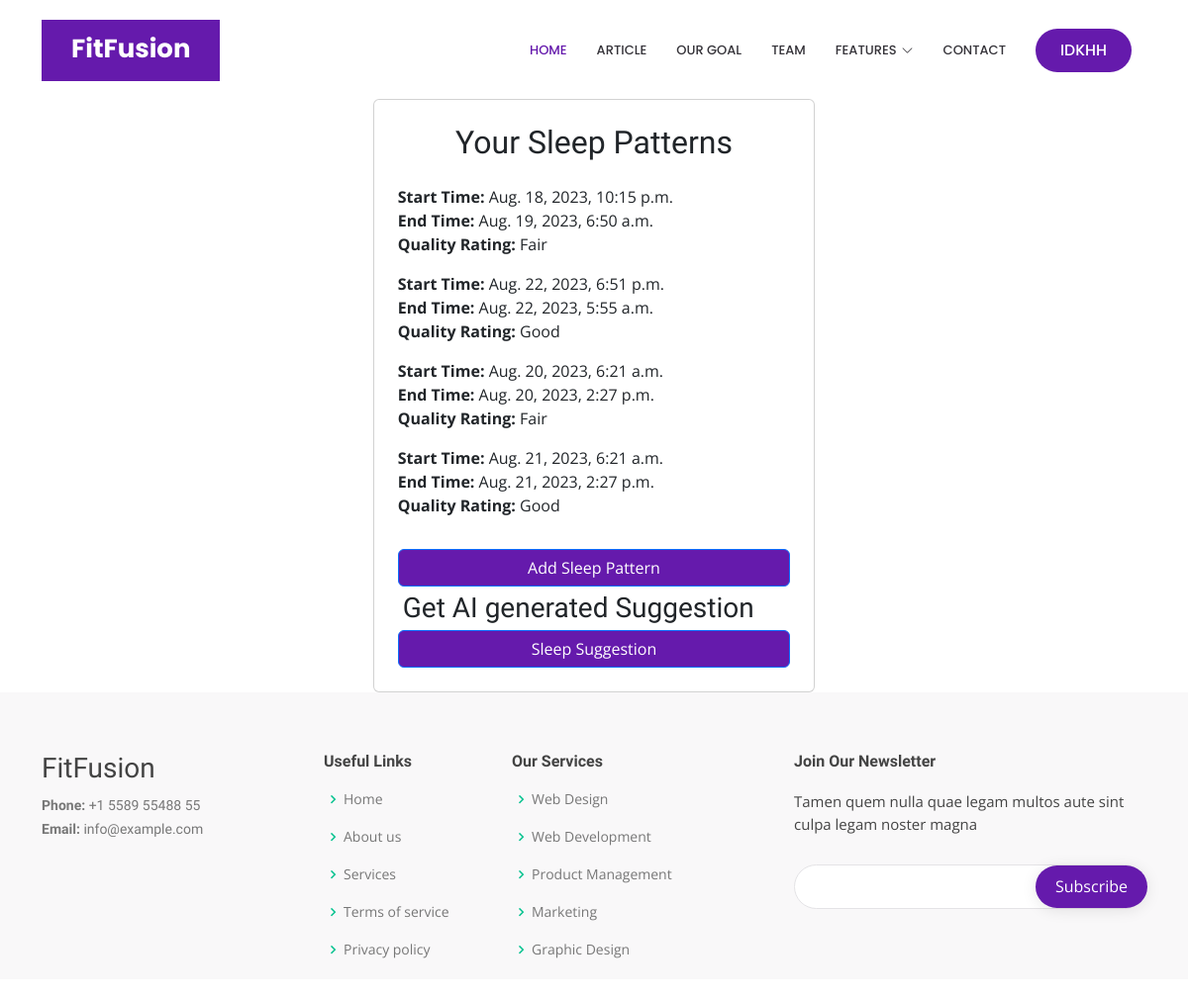
Page /app/sleep/view/ (signed in) on the earlier database version.
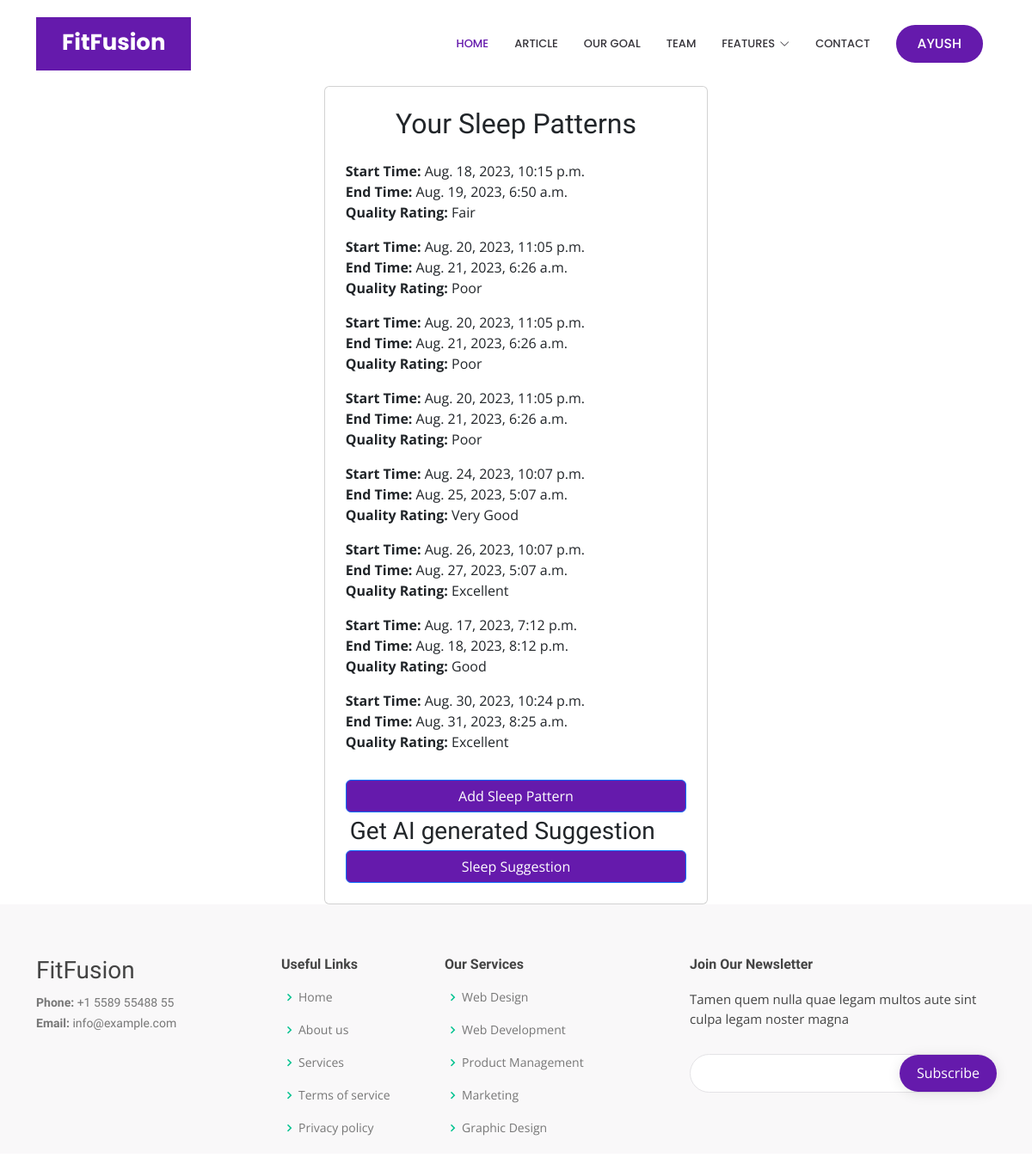
Same page on the later database version.
### health_app/models.py (models this page shows, shortened)
class UserProfile(models.Model):
    user = models.OneToOneField(User, on_delete=models.CASCADE)
    name = models.CharField(max_length=255, default='')
    gender = models.CharField(max_length=10, choices=[('Male', 'Male'), ('Female', 'Female'), ('Other', 'Other')], default='Male')
    contact_no = models.CharField(max_length=15, default='')
    blood_group = models.CharField(max_length=5, default='')
    weight_kg = models.DecimalField(max_digits=5, decimal_places=2, null=True, blank=True, default=None)
    height_cm = models.PositiveIntegerField(null=True, blank=True, default=None)
    profile_image = models.ImageField(upload_to='profile_images/', null=True, blank=True, default=default_profile_image_path)

### myapp/models.py (models this page shows, shortened)
class SleepPattern(models.Model):
    user = models.ForeignKey(User, on_delete=models.CASCADE)
    start_time = models.DateTimeField()
    end_time = models.DateTimeField()
    quality_rating = models.PositiveIntegerField(choices=[
        (1, 'Poor'),
        (2, 'Fair'),
        (3, 'Good'),
        (4, 'Very Good'),
        (5, 'Excellent')
    ])

### myapp/views.py (the view)
# urls.py: path('sleep/view/', views.view_sleep_patterns, name='view_sleep_patterns'),
def view_sleep_patterns(request):
    sleep_patterns = SleepPattern.objects.filter(user=request.user)
    user_profile = UserProfile.objects.get(user=request.user)
    context = {'sleep_patterns': sleep_patterns,'user_profile':user_profile}
    return render(request, 'myapp/view_sleep_patterns.html', context)

### myapp/templates/myapp/view_sleep_patterns.html (shortened to what this page needs)
{% extends 'base2.html' %}
{% block content %}
<div class="container d-flex justify-content-center align-items-center " style="margin-top: 100px ;" >
    <div class="card p-4" style="width: 40%;">
        <h2 class="text-center mb-4">Your Sleep Patterns</h2>
        <ul class="list-unstyled">
            {% for sleep_pattern in sleep_patterns %}
                <li class="mb-3">
                    <strong>Start Time:</strong> {{ sleep_pattern.start_time }}<br>
                    <strong>End Time:</strong> {{ sleep_pattern.end_time }}<br>
                    <strong>Quality Rating:</strong> {{ sleep_pattern.get_quality_rating_display }}
                </li>
            {% endfor %}
        </ul>
        <a href="{% url 'add_sleep_pattern' %}" class="btn btn-primary btn-block" style="background-color: rgb(101, 26, 172);">Add Sleep Pattern</a>
        <h3 style="margin: 5px;">Get AI generated Suggestion</h3>
        <a href="{% url 'suggest_sleep_cycle' %}" class="btn btn-primary btn-block" style="background-color: rgb(101, 26, 172);">Sleep Suggestion</a>
    </div>
</div>
{% endblock %}

### health_app/templates/base2.html (shortened to what this page needs)
<!DOCTYPE html>
<html lang="en">
<head>
  {% load static %}
  <link rel="stylesheet" href="https://maxcdn.bootstrapcdn.com/bootstrap/4.0.0/css/bootstrap.min.css"
>
  <link rel="stylesheet" href="https://cdn.jsdelivr.net/npm/bootstrap@5.3.0/dist/css/bootstrap.min.css">
  <link href="{% static 'assets/vendor/aos/aos.css' %}" rel="stylesheet">
  <link href="{% static 'assets/vendor/bootstrap/css/bootstrap.min.css' %}" rel="stylesheet">
  <link href="{% static 'assets/vendor/bootstrap-icons/bootstrap-icons.css' %}" rel="stylesheet">
  <link href="{% static 'assets/vendor/boxicons/css/boxicons.min.css' %}" rel="stylesheet">
  <link href="{% static 'assets/vendor/glightbox/css/glightbox.min.css' %}" rel="stylesheet">
  <link href="{% static 'assets/vendor/remixicon/remixicon.css' %}" rel="stylesheet">
  <link href="{% static 'assets/vendor/swiper/swiper-bundle.min.css' %}" rel="stylesheet">
  <link href="{% static 'assets/css/style.css' %}" rel="stylesheet">
</head>
<body>
  <header id="header" class="fixed-top d-flex align-items-center">
    <div class="container">
      <div class="header-container d-flex align-items-center justify-content-between">
        <div class="logo">
          <h1 class="text-light"><a href="index.html"><span>FitFusion</span></a></h1>
        </div>
        <nav id="navbar" class="navbar">
          <ul>
            <li><a class="nav-link scrollto active" href="">Home</a></li>
            <li><a class="nav-link scrollto" href="{% url 'welcome' %}">Article</a></li>
            <li><a class="nav-link scrollto" href="{% url 'welcome' %}">Our Goal</a></li>
            <li><a class="nav-link scrollto" href="{% url 'welcome' %}">Team</a></li>
            <li class="dropdown"><a href="#"><span>Features</span> <i class="bi bi-chevron-down"></i></a>
            </li>
            <li><a class="nav-link scrollto" href="#contact">Contact</a></li>
            <li><a class="getstarted scrollto" href="{% url 'view_profile' %}"><span class="profile-name" style="color: white; font-size: larger;">{{ user_profile.name }}</span></a></li>
          </ul>
        </nav>
      </div>
    </div>
  </header>
  {% block content %}
  {% endblock %}
  <footer id="footer">
    <div class="footer-top">
      <div class="container" style="height: 200px;">
        <div class="row">
          <div class="col-lg-3 col-md-6 footer-contact">
            <h3>FitFusion</h3>
            <p>
              <strong>Phone:</strong> +1 5589 55488 55<br>
              <strong>Email:</strong> info@example.com<br>
            </p>
          </div>
          <div class="col-lg-2 col-md-6 footer-links">
            <h4>Useful Links</h4>
            <ul>
              <li><i class="bx bx-chevron-right"></i> <a href="#">Home</a></li>
              <li><i class="bx bx-chevron-right"></i> <a href="#">About us</a></li>
              <li><i class="bx bx-chevron-right"></i> <a href="#">Services</a></li>
              <li><i class="bx bx-chevron-right"></i> <a href="#">Terms of service</a></li>
              <li><i class="bx bx-chevron-right"></i> <a href="#">Privacy policy</a></li>
            </ul>
          </div>
          <div class="col-lg-3 col-md-6 footer-links">
            <h4>Our Services</h4>
            <ul>
              <li><i class="bx bx-chevron-right"></i> <a href="#">Web Design</a></li>
              <li><i class="bx bx-chevron-right"></i> <a href="#">Web Development</a></li>
              <li><i class="bx bx-chevron-right"></i> <a href="#">Product Management</a></li>
              <li><i class="bx bx-chevron-right"></i> <a href="#">Marketing</a></li>
              <li><i class="bx bx-chevron-right"></i> <a href="#">Graphic Design</a></li>
            </ul>
          </div>
          <div class="col-lg-4 col-md-6 footer-newsletter">
            <h4>Join Our Newsletter</h4>
            <p>Tamen quem nulla quae legam multos aute sint culpa legam noster magna</p>
            <form action="" method="post">
              <input type="email" name="email"><input type="submit" value="Subscribe">
            </form>
          </div>
        </div>
      </div>
    </div>
  </footer>
</body>
</html>

Differences in the rows shown:
no longer on this page (row edited): UserProfile: name "IDKHH"
removed SleepPattern: start_time "Aug. 22, 2023, 6:51 p.m.", end_time "Aug. 22, 2023, 5:55 a.m.", quality_rating "Good"
no longer on this page (row edited): SleepPattern: start_time "Aug. 20, 2023, 6:21 a.m.", end_time "Aug. 20, 2023, 2:27 p.m.", quality_rating "Fair"
no longer on this page (row edited): SleepPattern: start_time "Aug. 21, 2023, 6:21 a.m.", end_time "Aug. 21, 2023, 2:27 p.m.", quality_rating "Good"
now on this page (row edited): UserProfile: name "AYUSH"
added SleepPattern: start_time "Aug. 20, 2023, 11:05 p.m.", end_time "Aug. 21, 2023, 6:26 a.m.", quality_rating "Poor"
added SleepPattern: start_time "Aug. 20, 2023, 11:05 p.m.", end_time "Aug. 21, 2023, 6:26 a.m.", quality_rating "Poor"
added SleepPattern: start_time "Aug. 20, 2023, 11:05 p.m.", end_time "Aug. 21, 2023, 6:26 a.m.", quality_rating "Poor"
added SleepPattern: start_time "Aug. 24, 2023, 10:07 p.m.", end_time "Aug. 25, 2023, 5:07 a.m.", quality_rating "Very Good"
added SleepPattern: start_time "Aug. 26, 2023, 10:07 p.m.", end_time "Aug. 27, 2023, 5:07 a.m.", quality_rating "Excellent"
added SleepPattern: start_time "Aug. 17, 2023, 7:12 p.m.", end_time "Aug. 18, 2023, 8:12 p.m.", quality_rating "Good"
added SleepPattern: start_time "Aug. 30, 2023, 10:24 p.m.", end_time "Aug. 31, 2023, 8:25 a.m.", quality_rating "Excellent"
